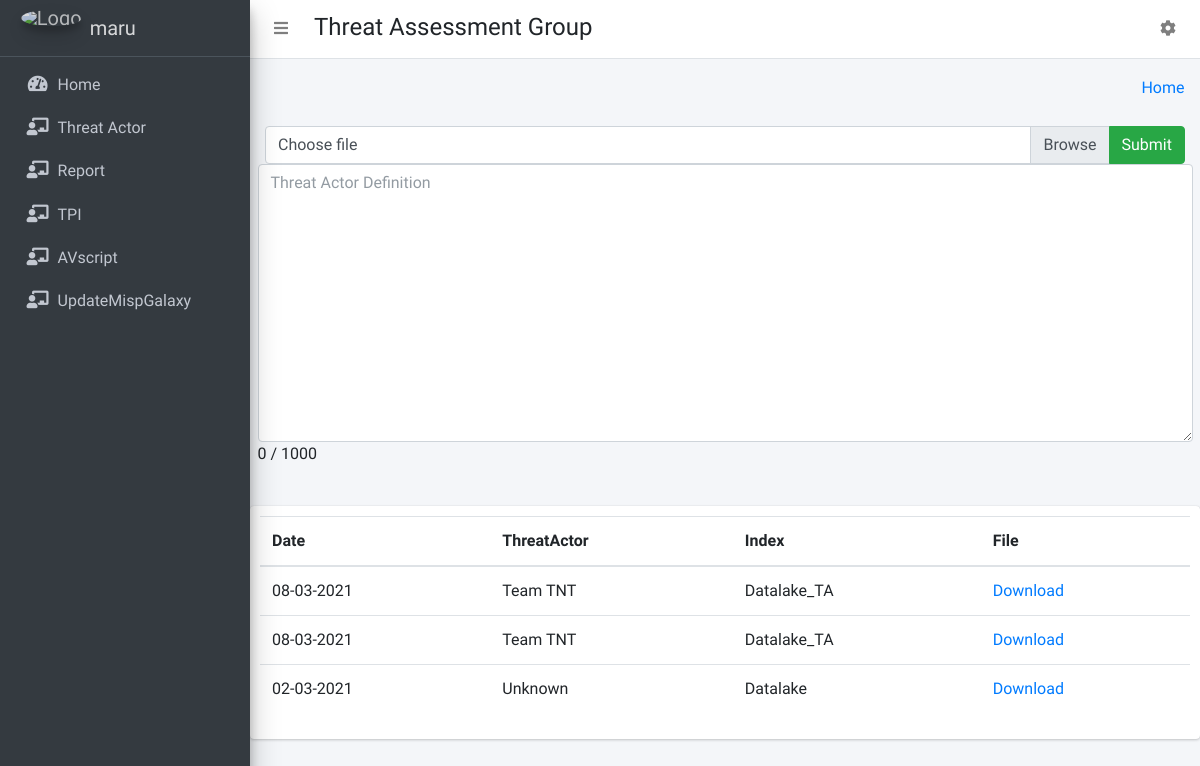
The app's page / (signed in), older data.
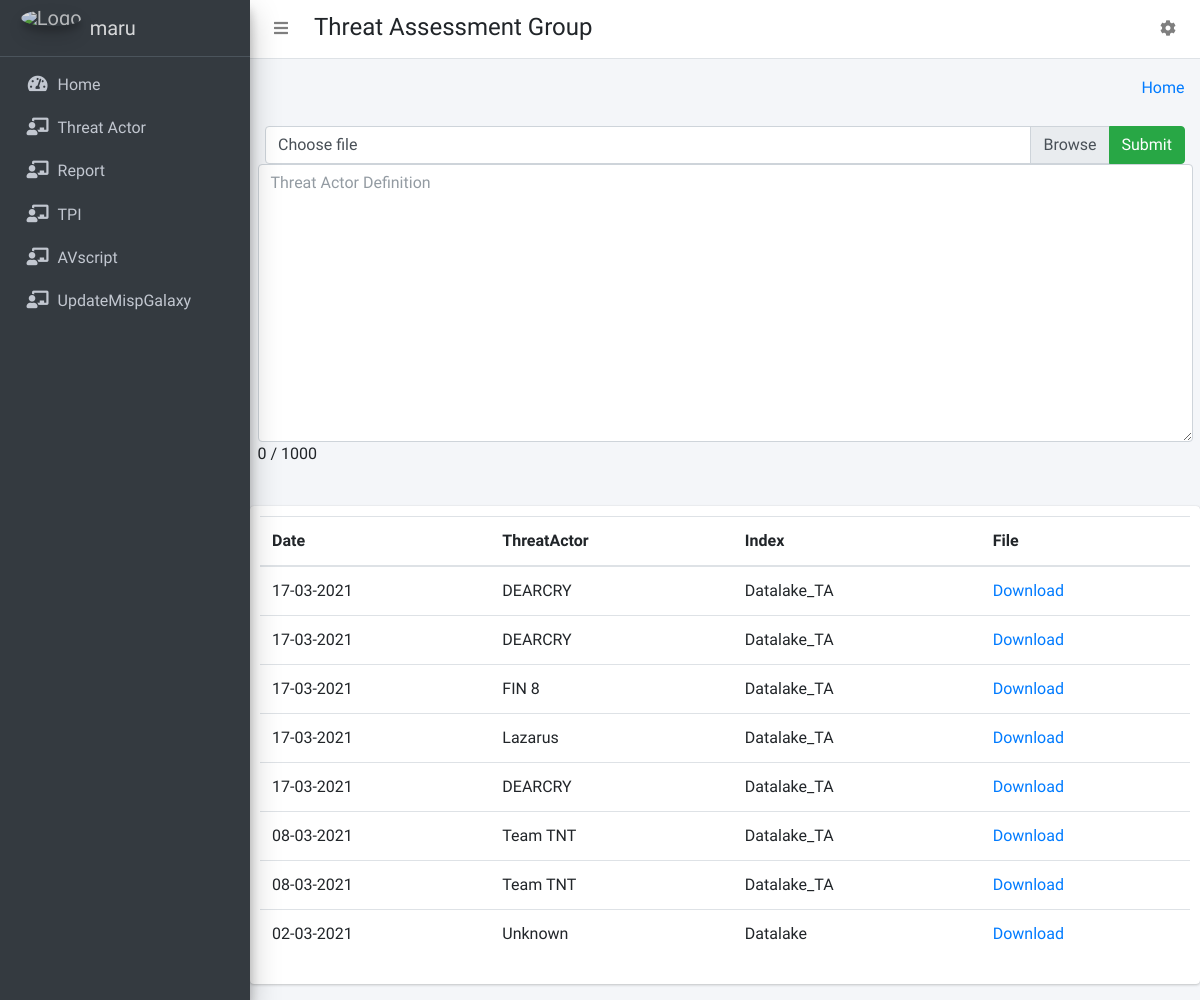
The same page, newer data.
### collect/models.py (models this page shows)
class FileDetails(models.Model):
    date = models.DateTimeField(auto_now_add=True)
    ThreatActor =  models.CharField(max_length=30)
    User =  models.CharField(max_length=30)
    Index =  models.CharField(max_length=30)
    Defination =  models.CharField(max_length=1200)
    FilePath = models.FileField(upload_to='Files/')

### collect/views.py (the view)
# urls.py: path('', views.dashboard, name='dashboard'),
@login_required(login_url='login')
def dashboard(request):
    FileData = FileDetails.objects.all().filter(User= request.user ).order_by('-id')[:50]
    return render(request, 'dashboard/home.html',{"FileData":FileData})

### templates/dashboard/home.html (shortened to what this page needs)
{% extends 'dashboard/base.html' %}
{% block main_content %}
{% load static %}
<div class="container">
    <div class="row">
        <div class="col-md-12">
            <form method="post" id="file-upload-form" enctype="multipart/form-data" action="/FileValidate/" >
                <div class="container-fluid">
                    <div class="input-group">
                        <div class="custom-file">
                        <label class="custom-file-label" for="file-upload">Choose file</label>
                        </div>
                        <div class="input-group-append">
                        <button id ="check" class="btn btn-success" type="button" >Submit</button>
                        </div>
                    </div>
                </div>
                <textarea class="form-control"  aria-label="With textarea" name="definition" id = 'definition' rows=11  placeholder="Threat Actor Definition" required  maxlength="1000" ></textarea>
                <span class="pull-right label label-default" id="count_message"></span>
            </form>
        </div>
    </div>
    <div class="row">
        <div class="col-md-12 card" style="padding:10px">
            <table id="example" class="table display" style="width:100%">
                <thead>
                    <tr>
                        <th>Date</th>
                        <th>ThreatActor</th>
                        <th>Index</th>
                        <th>File</th>
                    </tr>
                </thead>
                <tbody>
                {% for dt in FileData %}
                    <tr>
                        <td>{{  dt.date | date:"d-m-Y"|lower }}</td>
                        <td>{{  dt.ThreatActor }}</td>
                        <td>{{  dt.Index }}</td>
                        <td> <a href='/media/{{ dt.FilePath }}'>Download</a> </td>
                    </tr>
                {% endfor %}
                </tbody>
            </table>
        </div>
    </div>
</div>
{% endblock main_content %}

### templates/dashboard/base.html (shortened to what this page needs)
{% load static %}
<!DOCTYPE html>
<html>
<head>
  <link rel="stylesheet" href="{% static "dashboard/fontawesome-free/css/all.min.css" %}">
  <link rel="stylesheet" href="https://code.ionicframework.com/ionicons/2.0.1/css/ionicons.min.css">
  <link rel="stylesheet" href="{% static 'dashboard/dist/css/adminlte.min.css'  %}">
  <link rel="stylesheet" href="{% static "dashboard/daterangepicker/daterangepicker.css" %}">
  <link rel="stylesheet" href="{% static "./ChangePassModal.css" %}">
</head>
<body class="hold-transition sidebar-mini layout-fixed">
  <div class="wrapper">
    <nav class="main-header navbar navbar-expand navbar-white navbar-light">
      <ul class="navbar-nav">
        <li class="nav-item">
          <a class="nav-link" data-widget="pushmenu" href="#" role="button"><i class="fas fa-bars"></i></a>
        </li>
      </ul>
      <h4 style="margin-left: 10px; margin-top: 5px;">Threat Assessment Group</h4>
      <ul class="navbar-nav ml-auto">
      <li class="nav-item dropdown">
        <a class="nav-link" data-toggle="dropdown" href="#" aria-expanded="false">
          <i class="fas fa-cog"></i>
        </a>
      </li>
    </ul>
    </nav>
    {% include 'dashboard/sidebar_template.html' with user=user id=id %}
    <div class="content-wrapper">
      <div class="content-header">
        <div class="container-fluid">
          <div class="row mb-2">
            <div class="col-sm-6">
            </div>
            <div class="col-sm-6">
              <ol class="breadcrumb float-sm-right">
                <li class="breadcrumb-item"><a href="{% url 'home' %}">Home</a></li>
              </ol>
            </div>
          </div>
        </div>
      </div>
      {% block main_content %}
      {% endblock main_content %}
    </div>
  </div>
</body>
</html>

### templates/dashboard/sidebar_template.html
{% load static %}
<aside class="main-sidebar sidebar-dark-primary elevation-4">
      <a href="{% url 'home' %}" class="brand-link">
        <img src=' {{ MEDIA_URL }} /media/logo.png ' alt="Logo" class="brand-image img-circle elevation-3"
            style="opacity: .8">
        <span class="brand-text font-weight-light">{{ user.get_username }}</span>
      </a>
      <div class="sidebar">
        <nav class="mt-2">
          <ul class="nav nav-pills nav-sidebar flex-column" data-widget="treeview" role="menu" data-accordion="false">
            <li class="nav-item">
              {% url 'home' as home %}
              <a href="{{ home }}" class="nav-link">
                <i class="nav-icon fas fa-tachometer-alt"></i>
                <p>
                  Home
                </p>
              </a>
            </li>
            <li class="nav-item">
              {% url 'threat' as threat %}
              <a href="{{ threat }}" class="nav-link">
                <i class="nav-icon fas fa-chalkboard-teacher"></i>
                <p>
                   Threat Actor
                </p>
              </a>
            </li>
            <li class="nav-item">
              {% url 'report' as report %}
              <a href="{{ report }}" class="nav-link  ">
                <i class="nav-icon fas fa-chalkboard-teacher"></i>
                <p>
                   Report
                </p>
              </a>
            </li>
            <li class="nav-item">
              {% url 'tpi' as tpi %}
              <a href="{{ tpi }}" class="nav-link  ">
                <i class="nav-icon fas fa-chalkboard-teacher"></i>
                <p>
                   TPI
                </p>
              </a>
            </li>
            {% if request.user.is_active and request.user.is_staff %}
            <li class="nav-item">
              {% url 'otx' as otx %}
              <a href="{{ otx }}" class="nav-link  ">
                <i class="nav-icon fas fa-chalkboard-teacher"></i>
                <p>
                   AVscript
                </p>
              </a>
            </li>
            {% endif %}
            {% if request.user.is_active and request.user.is_staff %}
            <li class="nav-item">
              {% url 'misp' as misp %}
              <a href="{{ misp }}" class="nav-link  ">
                <i class="nav-icon fas fa-chalkboard-teacher"></i>
                <p>
                   UpdateMispGalaxy
                </p>
              </a>
            </li>
            {% endif %}
          </ul>
        </nav>
      </div>
    </aside>

Row changes from the older to the newer data that the page shows:
added FileDetails: date "17-03-2021", ThreatActor "DEARCRY", Index "Datalake_TA"
added FileDetails: date "17-03-2021", ThreatActor "DEARCRY", Index "Datalake_TA"
added FileDetails: date "17-03-2021", ThreatActor "FIN 8", Index "Datalake_TA"
added FileDetails: date "17-03-2021", ThreatActor "Lazarus", Index "Datalake_TA"
added FileDetails: date "17-03-2021", ThreatActor "DEARCRY", Index "Datalake_TA"
